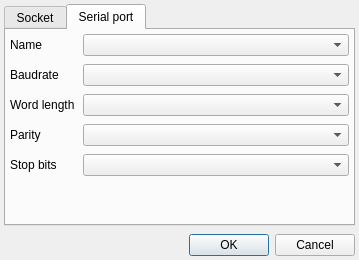
<?xml version="1.0" encoding="UTF-8"?>
<ui version="4.0">
 <class>AddSlotDialog</class>
 <widget class="QDialog" name="AddSlotDialog">
  <property name="geometry">
   <rect>
    <x>0</x>
    <y>0</y>
    <width>359</width>
    <height>260</height>
   </rect>
  </property>
  <property name="windowTitle">
   <string>Dialog</string>
  </property>
  <layout class="QVBoxLayout" name="verticalLayout">
   <property name="spacing">
    <number>8</number>
   </property>
   <property name="leftMargin">
    <number>4</number>
   </property>
   <property name="topMargin">
    <number>4</number>
   </property>
   <property name="rightMargin">
    <number>4</number>
   </property>
   <property name="bottomMargin">
    <number>4</number>
   </property>
   <item>
    <widget class="QTabWidget" name="tabWidget">
     <property name="currentIndex">
      <number>1</number>
     </property>
     <property name="usesScrollButtons">
      <bool>true</bool>
     </property>
     <property name="documentMode">
      <bool>false</bool>
     </property>
     <property name="tabsClosable">
      <bool>false</bool>
     </property>
     <property name="tabBarAutoHide">
      <bool>false</bool>
     </property>
     <widget class="QWidget" name="tab">
      <attribute name="title">
       <string>Socket</string>
      </attribute>
      <layout class="QFormLayout" name="formLayout">
       <property name="horizontalSpacing">
        <number>8</number>
       </property>
       <property name="verticalSpacing">
        <number>8</number>
       </property>
       <property name="leftMargin">
        <number>4</number>
       </property>
       <property name="topMargin">
        <number>4</number>
       </property>
       <property name="rightMargin">
        <number>4</number>
       </property>
       <property name="bottomMargin">
        <number>4</number>
       </property>
       <item row="0" column="0">
        <widget class="QLabel" name="label">
         <property name="text">
          <string>Address</string>
         </property>
        </widget>
       </item>
       <item row="0" column="1">
        <widget class="QLineEdit" name="lineEdit"/>
       </item>
       <item row="1" column="0">
        <widget class="QLabel" name="label_2">
         <property name="text">
          <string>Port</string>
         </property>
        </widget>
       </item>
       <item row="1" column="1">
        <widget class="QSpinBox" name="spinBox"/>
       </item>
      </layout>
     </widget>
     <widget class="QWidget" name="tab_2">
      <attribute name="title">
       <string>Serial port</string>
      </attribute>
      <layout class="QFormLayout" name="formLayout_2">
       <property name="horizontalSpacing">
        <number>8</number>
       </property>
       <property name="verticalSpacing">
        <number>8</number>
       </property>
       <property name="leftMargin">
        <number>4</number>
       </property>
       <property name="topMargin">
        <number>4</number>
       </property>
       <property name="rightMargin">
        <number>4</number>
       </property>
       <property name="bottomMargin">
        <number>4</number>
       </property>
       <item row="4" column="1">
        <widget class="QComboBox" name="comboBox_4"/>
       </item>
       <item row="5" column="0">
        <widget class="QLabel" name="label_7">
         <property name="text">
          <string>Stop bits</string>
         </property>
        </widget>
       </item>
       <item row="4" column="0">
        <widget class="QLabel" name="label_6">
         <property name="text">
          <string>Parity</string>
         </property>
        </widget>
       </item>
       <item row="3" column="0">
        <widget class="QLabel" name="label_5">
         <property name="text">
          <string>Word length</string>
         </property>
        </widget>
       </item>
       <item row="3" column="1">
        <widget class="QComboBox" name="comboBox_3"/>
       </item>
       <item row="2" column="0">
        <widget class="QLabel" name="label_4">
         <property name="text">
          <string>Baudrate</string>
         </property>
        </widget>
       </item>
       <item row="2" column="1">
        <widget class="QComboBox" name="comboBox_2"/>
       </item>
       <item row="1" column="0">
        <widget class="QLabel" name="label_3">
         <property name="text">
          <string>Name</string>
         </property>
        </widget>
       </item>
       <item row="1" column="1">
        <widget class="QComboBox" name="comboBox"/>
       </item>
       <item row="5" column="1">
        <widget class="QComboBox" name="comboBox_5"/>
       </item>
      </layout>
     </widget>
    </widget>
   </item>
   <item>
    <widget class="QDialogButtonBox" name="buttonBox">
     <property name="orientation">
      <enum>Qt::Horizontal</enum>
     </property>
     <property name="standardButtons">
      <set>QDialogButtonBox::Cancel|QDialogButtonBox::Ok</set>
     </property>
     <property name="centerButtons">
      <bool>false</bool>
     </property>
    </widget>
   </item>
  </layout>
 </widget>
 <resources/>
 <connections>
  <connection>
   <sender>buttonBox</sender>
   <signal>accepted()</signal>
   <receiver>AddSlotDialog</receiver>
   <slot>accept()</slot>
   <hints>
    <hint type="sourcelabel">
     <x>248</x>
     <y>254</y>
    </hint>
    <hint type="destinationlabel">
     <x>157</x>
     <y>274</y>
    </hint>
   </hints>
  </connection>
  <connection>
   <sender>buttonBox</sender>
   <signal>rejected()</signal>
   <receiver>AddSlotDialog</receiver>
   <slot>reject()</slot>
   <hints>
    <hint type="sourcelabel">
     <x>316</x>
     <y>260</y>
    </hint>
    <hint type="destinationlabel">
     <x>286</x>
     <y>274</y>
    </hint>
   </hints>
  </connection>
 </connections>
</ui>
